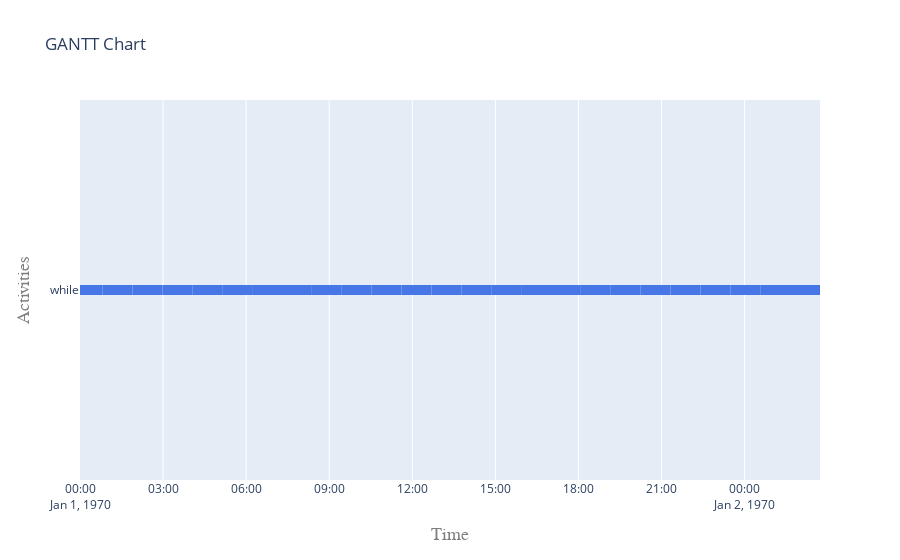

Notebook code for this chart:
### Markdown cell above
##### 5.2 Visualise gantt charts

### Code cell
plot.get_gantt_chart([while_activity])

### Figure 1 — Plotly figure (JSON) as saved in the notebook; plotly's stock layout.template omitted (floating-point values rounded to 4 significant figures; data arrays with more than 128 entries replaced by an {"elided": "..."} marker saying what was removed)
{"data": [{"connectgaps": false, "hoverinfo": "y+name", "line": {"color": "rgb(71,119,231)", "width": 10}, "mode": "lines", "name": "while", "type": "scatter", "x": {"elided": "130 str values"}, "y": {"elided": "130 str values"}}], "layout": {"hovermode": "closest", "legend": {"orientation": "h", "x": 0, "y": -0.2}, "title": {"text": "GANTT Chart"}, "xaxis": {"range": ["1970-01-01T00:00:00", "1970-01-02T02:43:18.404972"], "title": {"font": {"color": "#7f7f7f", "family": "Courier New, monospace", "size": 18}, "text": "Time"}}, "yaxis": {"title": {"font": {"color": "#7f7f7f", "family": "Courier New, monospace", "size": 18}, "text": "Activities"}}}}
